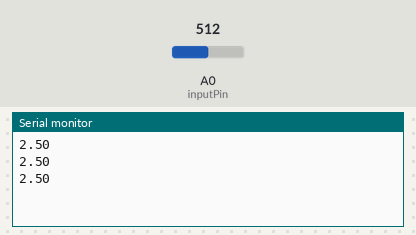
Simulated run of this sketch. Board: Arduino Uno, built with avr-gcc and run on an emulated ATmega328P. Parts: the last lines printed to the serial monitor. The inputs (shaded band) are chosen by the test bench; at power-on: A0 (inputPin) = 512.

Above: at 1.3 s.
1.4 s: A0 (inputPin) set to 716
At 1.9 s:
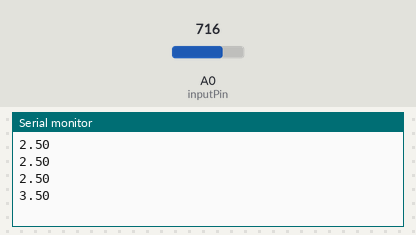
2.9 s: A0 (inputPin) set to 900
At 3.4 s:
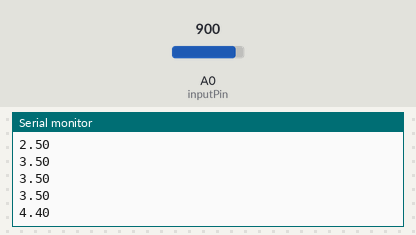
Timing chart, 0 to 5.9 s (numbered marks = the images above; inputs shaded):
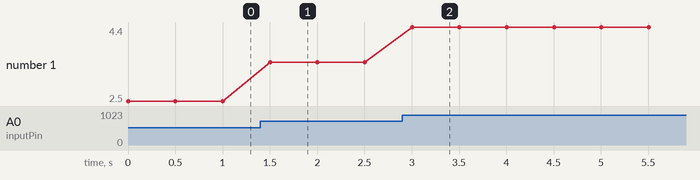

Measured:
- after the input at 1.4 s, the serial monitor: prints a new line after 0.10 s (image 1)
- after the input at 2.9 s, the serial monitor: prints a new line after 0.10 s (image 2)
- plotted number 1: 2.5 → 3.5 after the input at 1.4 s, 3.5 → 4.4 after the input at 2.9 s

The sketch:

ch_10_analog_input.ino
```cpp
const int inputPin = A0;

void setup()
{
  pinMode(inputPin, INPUT);
  Serial.begin(9600);
}

void loop()
{
  int reading = analogRead(inputPin);
  float volts = reading / 204.6;
  Serial.println(volts);
  delay(500);
}
```
